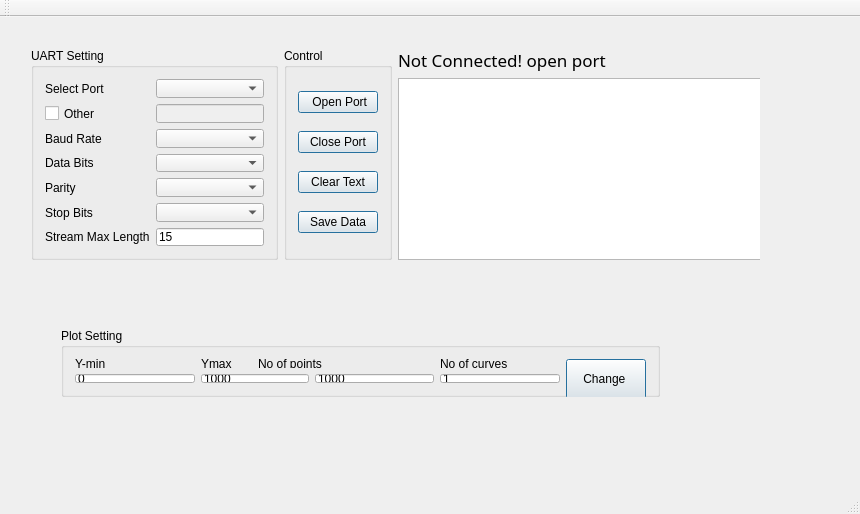
<?xml version="1.0" encoding="UTF-8"?>
<ui version="4.0">
 <class>MainWindow</class>
 <widget class="QMainWindow" name="MainWindow">
  <property name="geometry">
   <rect>
    <x>0</x>
    <y>0</y>
    <width>860</width>
    <height>514</height>
   </rect>
  </property>
  <property name="mouseTracking">
   <bool>false</bool>
  </property>
  <property name="windowTitle">
   <string>MainWindow</string>
  </property>
  <property name="autoFillBackground">
   <bool>false</bool>
  </property>
  <widget class="QWidget" name="centralWidget">
   <widget class="QWidget" name="layoutWidget">
    <property name="geometry">
     <rect>
      <x>20</x>
      <y>20</y>
      <width>740</width>
      <height>234</height>
     </rect>
    </property>
    <layout class="QHBoxLayout" name="horizontalLayout">
     <item>
      <widget class="QGroupBox" name="groupBox">
       <property name="sizePolicy">
        <sizepolicy hsizetype="Fixed" vsizetype="Preferred">
         <horstretch>0</horstretch>
         <verstretch>0</verstretch>
        </sizepolicy>
       </property>
       <property name="minimumSize">
        <size>
         <width>0</width>
         <height>200</height>
        </size>
       </property>
       <property name="title">
        <string>UART Setting</string>
       </property>
       <layout class="QGridLayout" name="gridLayout">
        <item row="3" column="0">
         <widget class="QLabel" name="label_3">
          <property name="text">
           <string>Data Bits</string>
          </property>
          <property name="buddy">
           <cstring>comboBox_3</cstring>
          </property>
         </widget>
        </item>
        <item row="3" column="1">
         <widget class="QComboBox" name="comboBox_3"/>
        </item>
        <item row="5" column="1">
         <widget class="QComboBox" name="comboBox_5"/>
        </item>
        <item row="1" column="0">
         <widget class="QCheckBox" name="checkBox">
          <property name="text">
           <string>Other</string>
          </property>
         </widget>
        </item>
        <item row="5" column="0">
         <widget class="QLabel" name="label_5">
          <property name="text">
           <string>Stop Bits</string>
          </property>
          <property name="buddy">
           <cstring>comboBox_5</cstring>
          </property>
         </widget>
        </item>
        <item row="0" column="1">
         <widget class="QComboBox" name="comboBox"/>
        </item>
        <item row="2" column="0">
         <widget class="QLabel" name="label_2">
          <property name="text">
           <string>Baud Rate</string>
          </property>
          <property name="buddy">
           <cstring>comboBox_2</cstring>
          </property>
         </widget>
        </item>
        <item row="4" column="1">
         <widget class="QComboBox" name="comboBox_4"/>
        </item>
        <item row="1" column="1">
         <widget class="QLineEdit" name="lineEdit">
          <property name="enabled">
           <bool>false</bool>
          </property>
         </widget>
        </item>
        <item row="0" column="0">
         <widget class="QLabel" name="label">
          <property name="text">
           <string>Select Port</string>
          </property>
          <property name="buddy">
           <cstring>comboBox</cstring>
          </property>
         </widget>
        </item>
        <item row="2" column="1">
         <widget class="QComboBox" name="comboBox_2"/>
        </item>
        <item row="4" column="0">
         <widget class="QLabel" name="label_4">
          <property name="text">
           <string>Parity</string>
          </property>
          <property name="buddy">
           <cstring>comboBox_4</cstring>
          </property>
         </widget>
        </item>
        <item row="6" column="0">
         <widget class="QLabel" name="label_11">
          <property name="text">
           <string>Stream Max Length</string>
          </property>
         </widget>
        </item>
        <item row="6" column="1">
         <widget class="QLineEdit" name="lineEdit_6">
          <property name="text">
           <string>15</string>
          </property>
         </widget>
        </item>
       </layout>
      </widget>
     </item>
     <item>
      <widget class="QGroupBox" name="groupBox_2">
       <property name="title">
        <string>Control</string>
       </property>
       <layout class="QVBoxLayout" name="verticalLayout">
        <item>
         <widget class="QPushButton" name="pushButton">
          <property name="autoFillBackground">
           <bool>false</bool>
          </property>
          <property name="text">
           <string> Open Port</string>
          </property>
          <property name="default">
           <bool>true</bool>
          </property>
         </widget>
        </item>
        <item>
         <widget class="QPushButton" name="pushButton_2">
          <property name="text">
           <string>Close Port</string>
          </property>
          <property name="default">
           <bool>true</bool>
          </property>
         </widget>
        </item>
        <item>
         <widget class="QPushButton" name="pushButton_3">
          <property name="text">
           <string>Clear Text</string>
          </property>
          <property name="default">
           <bool>true</bool>
          </property>
         </widget>
        </item>
        <item>
         <widget class="QPushButton" name="pushButton_4">
          <property name="text">
           <string>Save Data</string>
          </property>
          <property name="default">
           <bool>true</bool>
          </property>
         </widget>
        </item>
       </layout>
      </widget>
     </item>
     <item>
      <layout class="QVBoxLayout" name="verticalLayout_2">
       <item>
        <widget class="QLabel" name="label_6">
         <property name="font">
          <font>
           <family>Newspaper</family>
           <pointsize>13</pointsize>
          </font>
         </property>
         <property name="text">
          <string>Not Connected! open port</string>
         </property>
        </widget>
       </item>
       <item>
        <widget class="QTextEdit" name="textEdit">
         <property name="minimumSize">
          <size>
           <width>371</width>
           <height>0</height>
          </size>
         </property>
         <property name="verticalScrollBarPolicy">
          <enum>Qt::ScrollBarAsNeeded</enum>
         </property>
         <property name="horizontalScrollBarPolicy">
          <enum>Qt::ScrollBarAsNeeded</enum>
         </property>
         <property name="readOnly">
          <bool>true</bool>
         </property>
        </widget>
       </item>
      </layout>
     </item>
    </layout>
   </widget>
   <widget class="QWidget" name="layoutWidget">
    <property name="geometry">
     <rect>
      <x>50</x>
      <y>300</y>
      <width>621</width>
      <height>91</height>
     </rect>
    </property>
    <layout class="QVBoxLayout" name="verticalLayout_3">
     <item>
      <widget class="QGroupBox" name="groupBox_3">
       <property name="title">
        <string>Plot Setting</string>
       </property>
       <layout class="QGridLayout" name="gridLayout_2">
        <item row="0" column="0">
         <widget class="QLabel" name="label_7">
          <property name="text">
           <string>Y-min</string>
          </property>
          <property name="buddy">
           <cstring>lineEdit_2</cstring>
          </property>
         </widget>
        </item>
        <item row="0" column="4">
         <widget class="QLabel" name="label_10">
          <property name="text">
           <string>No of curves</string>
          </property>
          <property name="buddy">
           <cstring>lineEdit_5</cstring>
          </property>
         </widget>
        </item>
        <item row="0" column="2" colspan="2">
         <widget class="QLabel" name="label_9">
          <property name="text">
           <string>No of points</string>
          </property>
          <property name="buddy">
           <cstring>lineEdit_4</cstring>
          </property>
         </widget>
        </item>
        <item row="0" column="1">
         <widget class="QLabel" name="label_8">
          <property name="text">
           <string>Ymax</string>
          </property>
          <property name="buddy">
           <cstring>lineEdit_3</cstring>
          </property>
         </widget>
        </item>
        <item row="1" column="0">
         <widget class="QLineEdit" name="lineEdit_2">
          <property name="inputMethodHints">
           <set>Qt::ImhNone</set>
          </property>
          <property name="text">
           <string>0</string>
          </property>
          <property name="dragEnabled">
           <bool>false</bool>
          </property>
         </widget>
        </item>
        <item row="1" column="1" colspan="2">
         <widget class="QLineEdit" name="lineEdit_3">
          <property name="text">
           <string>1000</string>
          </property>
         </widget>
        </item>
        <item row="1" column="3">
         <widget class="QLineEdit" name="lineEdit_4">
          <property name="text">
           <string>1000</string>
          </property>
         </widget>
        </item>
        <item row="1" column="4">
         <widget class="QLineEdit" name="lineEdit_5">
          <property name="text">
           <string>1</string>
          </property>
         </widget>
        </item>
        <item row="0" column="5" rowspan="2">
         <widget class="QPushButton" name="pushButton_5">
          <property name="minimumSize">
           <size>
            <width>0</width>
            <height>40</height>
           </size>
          </property>
          <property name="text">
           <string>Change </string>
          </property>
          <property name="default">
           <bool>true</bool>
          </property>
         </widget>
        </item>
       </layout>
      </widget>
     </item>
    </layout>
   </widget>
  </widget>
  <widget class="QMenuBar" name="menuBar">
   <property name="geometry">
    <rect>
     <x>0</x>
     <y>0</y>
     <width>860</width>
     <height>20</height>
    </rect>
   </property>
  </widget>
  <widget class="QToolBar" name="mainToolBar">
   <attribute name="toolBarArea">
    <enum>TopToolBarArea</enum>
   </attribute>
   <attribute name="toolBarBreak">
    <bool>false</bool>
   </attribute>
  </widget>
  <widget class="QStatusBar" name="statusBar"/>
 </widget>
 <layoutdefault spacing="6" margin="11"/>
 <tabstops>
  <tabstop>comboBox</tabstop>
  <tabstop>checkBox</tabstop>
  <tabstop>lineEdit</tabstop>
  <tabstop>comboBox_2</tabstop>
  <tabstop>comboBox_3</tabstop>
  <tabstop>comboBox_4</tabstop>
  <tabstop>comboBox_5</tabstop>
  <tabstop>pushButton</tabstop>
  <tabstop>pushButton_2</tabstop>
  <tabstop>pushButton_3</tabstop>
  <tabstop>pushButton_4</tabstop>
  <tabstop>lineEdit_2</tabstop>
  <tabstop>lineEdit_3</tabstop>
  <tabstop>lineEdit_4</tabstop>
  <tabstop>lineEdit_5</tabstop>
  <tabstop>pushButton_5</tabstop>
  <tabstop>textEdit</tabstop>
 </tabstops>
 <resources/>
 <connections>
  <connection>
   <sender>checkBox</sender>
   <signal>toggled(bool)</signal>
   <receiver>lineEdit</receiver>
   <slot>setEnabled(bool)</slot>
   <hints>
    <hint type="sourcelabel">
     <x>57</x>
     <y>100</y>
    </hint>
    <hint type="destinationlabel">
     <x>128</x>
     <y>106</y>
    </hint>
   </hints>
  </connection>
  <connection>
   <sender>pushButton_3</sender>
   <signal>clicked()</signal>
   <receiver>textEdit</receiver>
   <slot>clear()</slot>
   <hints>
    <hint type="sourcelabel">
     <x>347</x>
     <y>149</y>
    </hint>
    <hint type="destinationlabel">
     <x>472</x>
     <y>90</y>
    </hint>
   </hints>
  </connection>
 </connections>
</ui>
